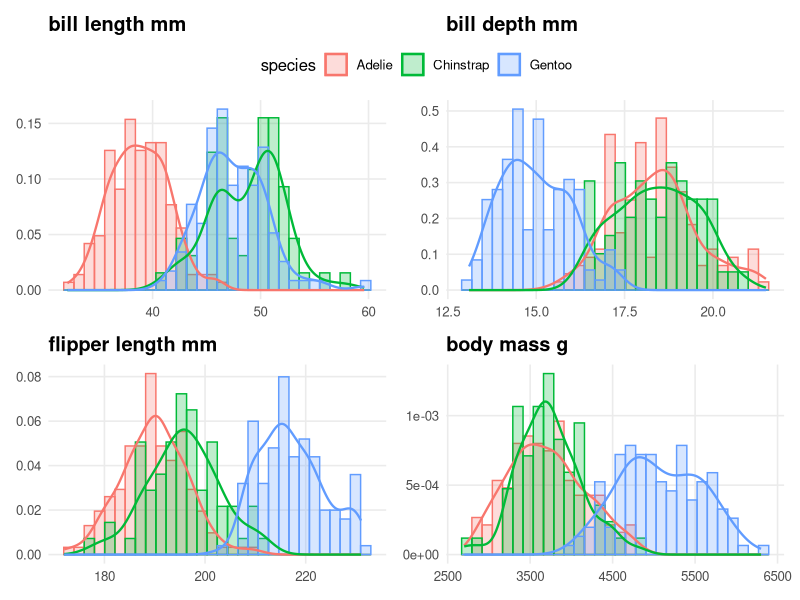
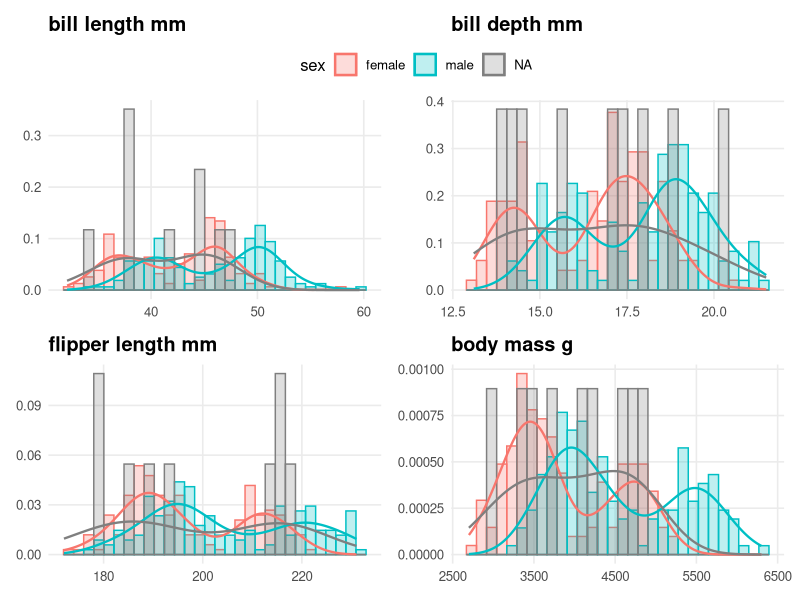
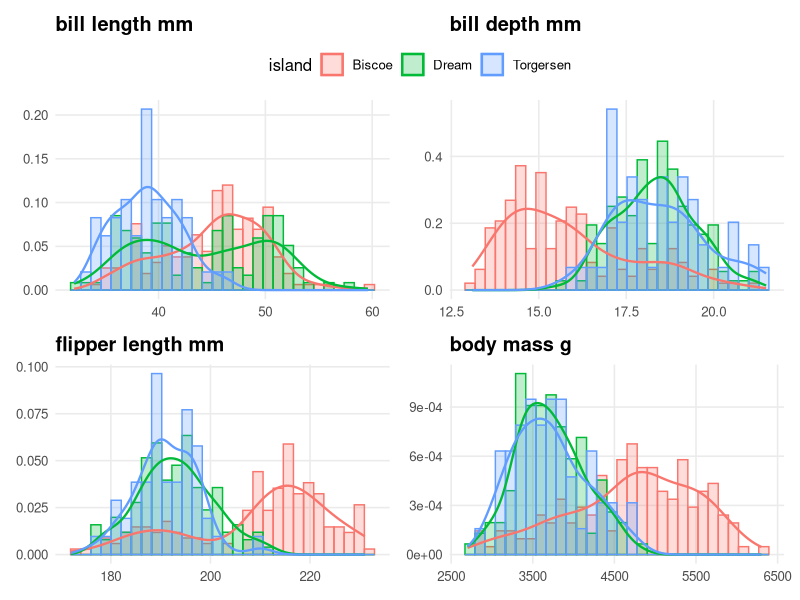
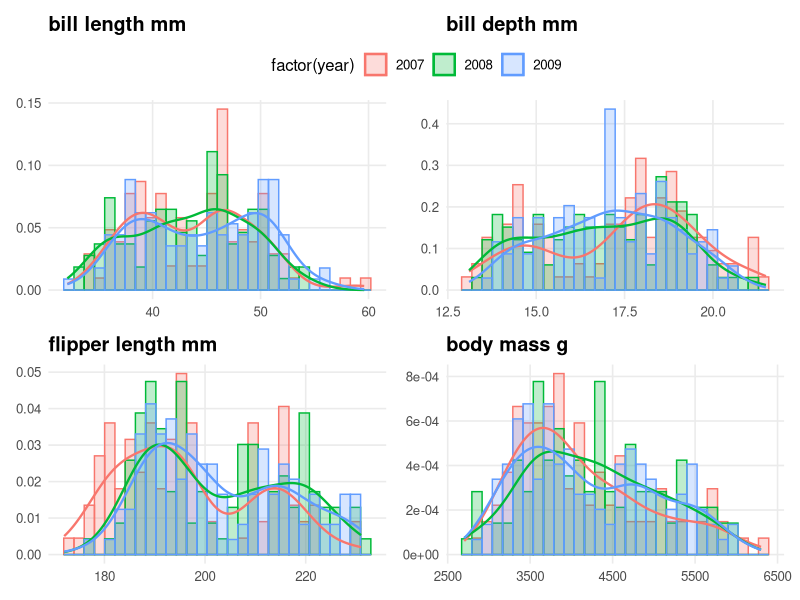
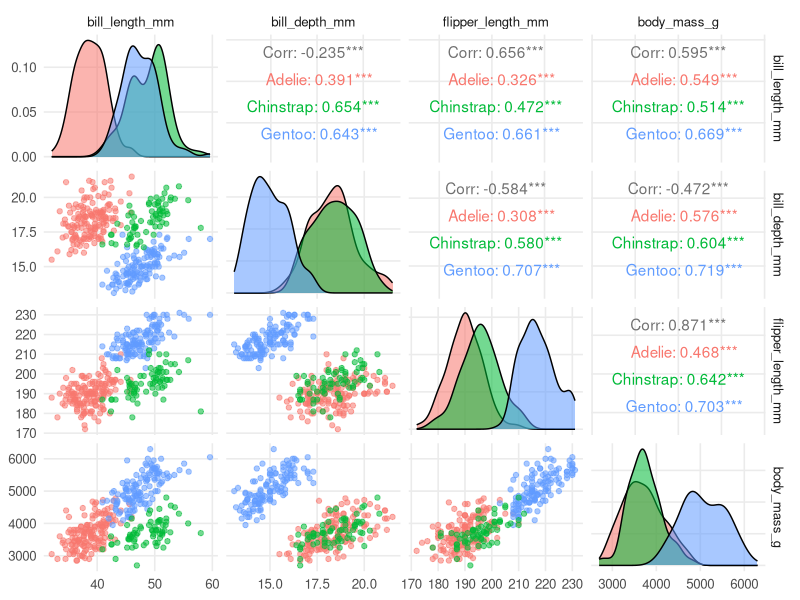
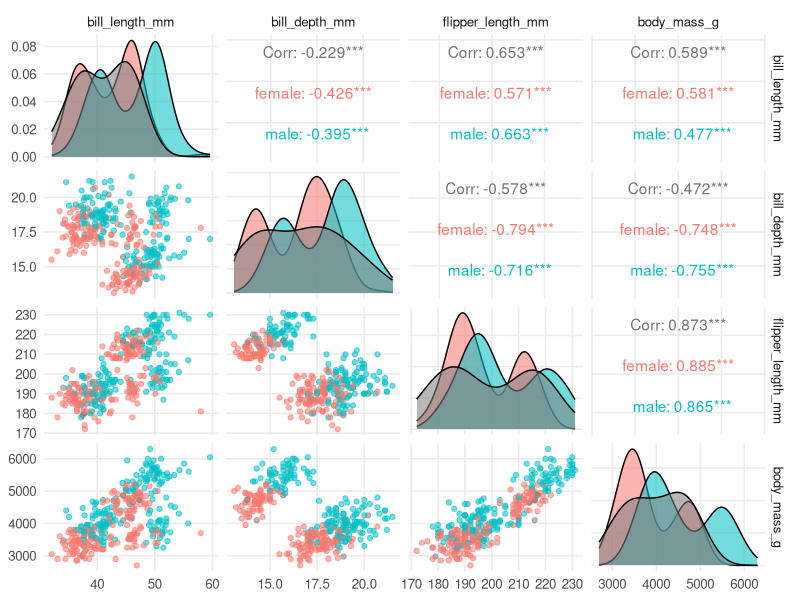
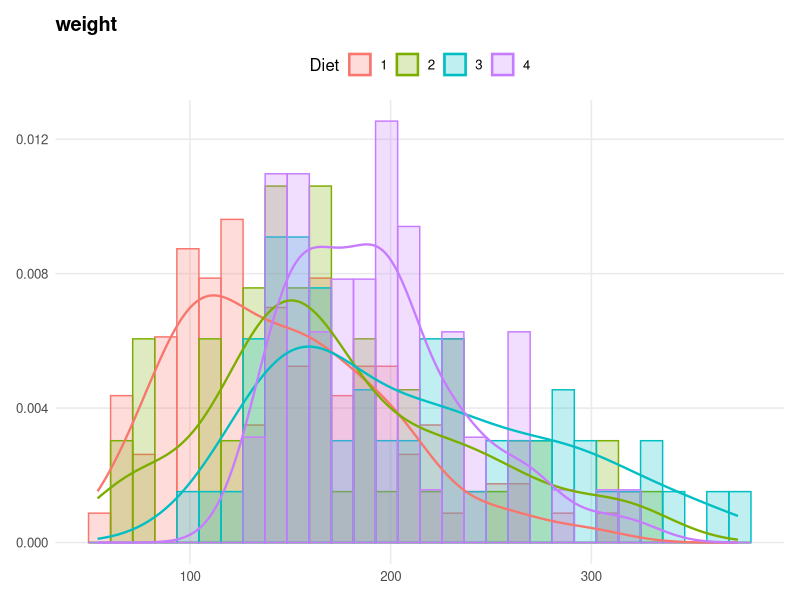
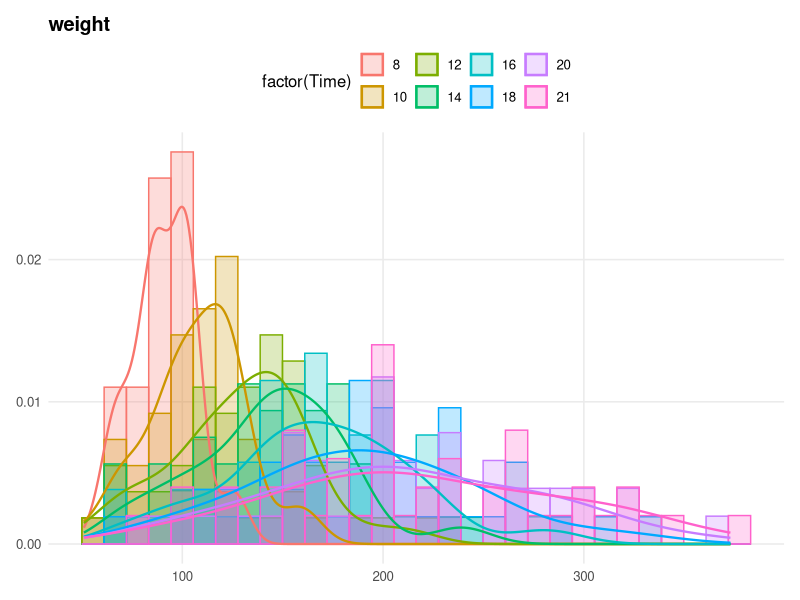

Here is the R script that generated these plots, in order:
## ---- chunk 1
knitr::opts_chunk$set(
  collapse = TRUE,
  comment = "#>",
  echo = FALSE,
  warning = FALSE,
  message = FALSE,
  fig.pos = "H"
)
include_solutions = TRUE

## ---- chunk 2
require(rmarkdown)
require(knitr)
require(kableExtra)
library(ggplot2)
library(purrr)
library(patchwork)
library(GGally)
library(dplyr)
# Put any library imports and other preamble here.
## ---- chunk 3
#| label: tbl-palmer
#| tbl-cap: "Example rows of the Palmer penguin dataset."


df = palmerpenguins::penguins
kable(head(df))

## ---- chunk 4
#| label: fig-1
#| fig-cap: "Bill, flipper and mass characteristics by species"

# Figure 1 plotting

vars = c("bill_length_mm", 
          "bill_depth_mm",
          "flipper_length_mm",
          "body_mass_g")

plot_var = function(v){
  ggplot(df,
         aes(x = .data[[v]], 
             fill = species, 
             color = species)) +
    geom_histogram(aes(y = after_stat(density)), 
                   bins = 30, 
                   alpha = 0.25, 
                   position = "identity") +
    geom_density(linewidth = 0.8, 
                 fill = NA) +
    labs(title = gsub("_", " ", v), 
         x = NULL, 
         y = NULL) +
    theme_minimal(base_size = 12) +
    theme(plot.title = element_text(face = "bold", hjust = 0),
          panel.grid.minor = element_blank())
}

plots = map(vars, plot_var)
wrap_plots(plots, 
           ncol = 2, 
           guides = "collect"
           ) & theme(legend.position = "top")
  
## ---- chunk 5
#| label: fig-2
#| fig-cap: "Bill, flipper and mass characteristics by sex"

# Figure 2 plotting

plot_var = function(v){
  ggplot(df,
         aes(x = .data[[v]], 
             fill = sex, 
             color = sex)) +
    geom_histogram(aes(y = after_stat(density)), 
                   bins = 30, 
                   alpha = 0.25, 
                   position = "identity") +
    geom_density(linewidth = 0.8, 
                 fill = NA) +
    labs(title = gsub("_", " ", v), 
         x = NULL, 
         y = NULL) +
    theme_minimal(base_size = 12) +
    theme(plot.title = element_text(face = "bold", hjust = 0),
          panel.grid.minor = element_blank())
}

plots = map(vars, plot_var)
wrap_plots(plots, 
           ncol = 2, 
           guides = "collect") & theme(legend.position = "top")

## ---- chunk 6
#| label: fig-3
#| fig-cap: "Bill, flipper, and mass characteristics by island"

# Figure 3 plotting

plot_var = function(v){
  ggplot(df,
         aes(x = .data[[v]], 
             fill = island, 
             color = island)) +
    geom_histogram(aes(y = after_stat(density)), 
                   bins = 30, 
                   alpha = 0.25, 
                   position = "identity") +
    geom_density(linewidth = 0.8, 
                 fill = NA) +
    labs(title = gsub("_", " ", v), 
         x = NULL, 
         y = NULL) +
    theme_minimal(base_size = 12) +
    theme(plot.title = element_text(face = "bold", hjust = 0),
          panel.grid.minor = element_blank())
}

plots = map(vars, plot_var)
wrap_plots(plots, 
           ncol = 2, 
           guides = "collect"
           ) & theme(legend.position = "top")

## ---- chunk 7
#| label: fig-4
#| fig-cap: "Bill, flipper, and mass characteristics by year"

# Figure 4 plotting

plot_var = function(v){
  ggplot(df,
         aes(x = .data[[v]], 
             fill = factor(year), 
             color = factor(year))) +
    geom_histogram(aes(y = after_stat(density)), 
                   bins = 30, 
                   alpha = 0.25, 
                   position = "identity") +
    geom_density(linewidth = 0.8, 
                 fill = NA) +
    labs(title = gsub("_", " ", v), 
         x = NULL, 
         y = NULL) +
    theme_minimal(base_size = 12) +
    theme(plot.title = element_text(face = "bold", hjust = 0),
          panel.grid.minor = element_blank())
}

plots = map(vars, plot_var)
wrap_plots(plots, 
           ncol = 2, 
           guides = "collect"
           ) & theme(legend.position = "top")

## ---- chunk 8
#| label: fig-5
#| fig-cap: "Scatterplots for the numeric variables of the penguins dataset, coloring by species"

# Figure 5 plotting

ggpairs(df |> 
          select(species, bill_length_mm, bill_depth_mm, flipper_length_mm, body_mass_g),
        aes(color = species, alpha = 0.5),
        columns = 2:5) +
  theme_minimal(base_size = 12) +
  theme(plot.title = element_text(face = "bold", hjust = 0),
        panel.grid.minor = element_blank())

## ---- chunk 9
#| label: fig-6
#| fig-cap: "Scatterplots for the numeric variables of the penguins dataset, coloring by sex"

# Figure 6 plotting

ggpairs(df |> 
          select(sex, 
                 bill_length_mm, 
                 bill_depth_mm, 
                 flipper_length_mm, 
                 body_mass_g),
        aes(color = sex, alpha = 0.5),
        columns = 2:5) +
  theme_minimal(base_size = 12) +
  theme(plot.title = element_text(face = "bold", hjust = 0),
        panel.grid.minor = element_blank())

## ---- chunk 10
#| label: tbl-chicks
#| tbl-cap: "Example rows of the Chicks dataset."

# Table 2

df = datasets::ChickWeight
kable(head(df))

## ---- chunk 11
#| label: fig-7
#| fig-cap: "Weight of chicks by diet"

# Figure 7 plotting

vars = c("weight")

plot_var = function(v){
  ggplot(df |> 
  filter(Time>10),
         aes(x = .data[[v]], 
             fill = Diet, 
             color = Diet)) +
    geom_histogram(aes(y = after_stat(density)), 
                   bins = 30, 
                   alpha = 0.25, 
                   position = "identity") +
    geom_density(linewidth = 0.8, 
                 fill = NA) +
    labs(title = gsub("_", " ", v), 
         x = NULL, 
         y = NULL) +
    theme_minimal(base_size = 12) +
    theme(plot.title = element_text(face = "bold", hjust = 0),
          panel.grid.minor = element_blank())
}

plots = map(vars, plot_var)
wrap_plots(plots, 
           ncol = 1, 
           guides = "collect"
           ) & theme(legend.position = "top")
  
## ---- chunk 12
#| label: fig-8
#| fig-cap: "Weight by time"

# Figure 8 plotting

plot_var = function(v){
  ggplot(df |> 
  filter(Time>6),
         aes(x = .data[[v]], 
             fill = factor(Time), 
             color = factor(Time))) +
    geom_histogram(aes(y = after_stat(density)), 
                   bins = 30, 
                   alpha = 0.25, 
                   position = "identity") +
    geom_density(linewidth = 0.8, 
                 fill = NA) +
    labs(title = gsub("_", " ", v), 
         x = NULL, 
         y = NULL) +
    theme_minimal(base_size = 12) +
    theme(plot.title = element_text(face = "bold", hjust = 0),
          panel.grid.minor = element_blank())
}

plots = map(vars, plot_var)
wrap_plots(plots, ncol = 1, guides = "collect"
) & theme(legend.position = "top")

## ---- chunk 13
#| label: fig-9
#| fig-cap: ""

# Figure 9 plotting

df |> 
  ggplot(aes(x = Time,
             y = weight,
             color = Diet)
         ) +
  geom_point(alpha = 0.2) +
  geom_smooth() +
  theme_minimal(base_size = 12) +
    theme(plot.title = element_text(face = "bold", hjust = 0),
          panel.grid.minor = element_blank())
